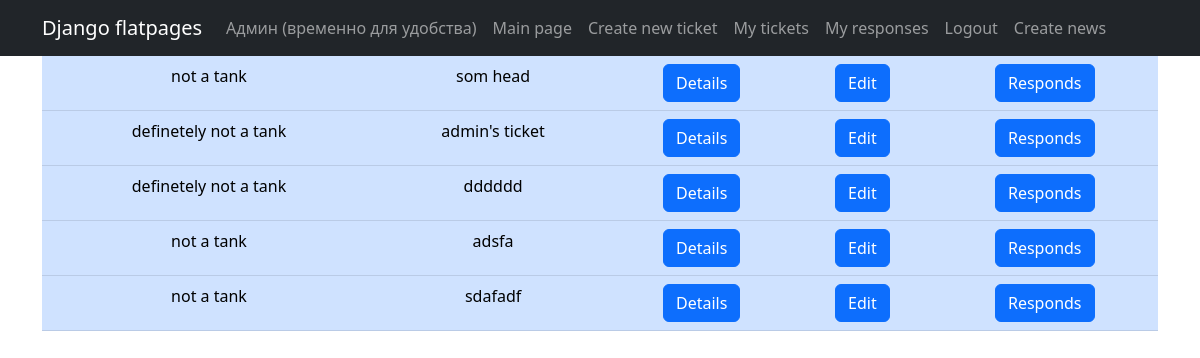
/my_tickets/ (signed in), run on the app's committed database.
### tickets/models.py (models this page shows, shortened)
class Ticket(models.Model):
    author = models.ForeignKey(User, on_delete=models.CASCADE)
    head = models.CharField(max_length=200)
    body = CKEditor5Field('Text', config_name='extends')
    category = models.CharField(choices=categories, max_length=25)
    pubdate = models.DateField(auto_now_add=True)

### tickets/views.py (the view)
# urls.py: path('my_tickets/', UserTicketsList.as_view()),
class UserTicketsList(ListView, LoginRequiredMixin):  # вьюшка для просмотра всех своих тикетов
    model = Ticket
    ordering = 'pubdate'
    template_name = 'my_tickets.html'
    context_object_name = 'my_tickets'
    def get_queryset(self):
        return Ticket.objects.filter(author=self.request.user)

### templates/my_tickets.html (shortened to what this page needs)
{% extends 'flatpages/default.html' %}
    {% block content %}
    {% if my_tickets %}
    <table class="table table-primary">
    {% for ticket in my_tickets %}
        <tr>
            <td>
                {{ ticket.category }}
            </td>
            <td>
                {{ ticket.head }}
            </td>
            <td>
                <a class="btn btn-primary" href="{% url 'ticket_detail' ticket.id %}">Details</a>
            </td>
            <td>
                <a class="btn btn-primary" href="{% url 'ticket_edit' ticket.id %}">Edit</a>
            </td>
            <td>
                <a class="btn btn-primary" href="{% url 'ticket_responds' ticket.id %}">Responds</a>
            </td>
        </tr>
    {% endfor %}
    </table>
    {% else %}
    <h5>You don't have any tickets right now, what to make one?</h5>
    <a class="btn btn-primary" href="/create/">Create ticket</a>
    {% endif %}
    {% endblock content %}

### data on the page
Ticket: category "not a tank", head "som head"
Ticket: category "definetely not a tank", head "admin's ticket"
Ticket: category "definetely not a tank", head "dddddd"
Ticket: category "not a tank", head "adsfa"
Ticket: category "not a tank", head "sdafadf"
